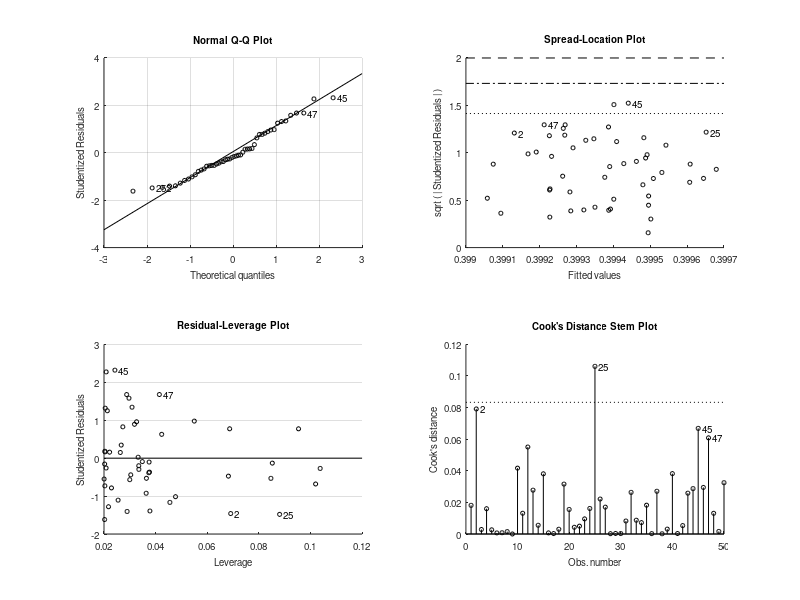

MATLAB code to generate this figure: (Note: this script raises an error after producing the figure.)
% model behavioral variance explained as a function of behavioral persistence
% and true correlation between latent variable of interest with behavior
% Matt Churgin, de Bivort lab 2019
clear all
close all

numflies=50; % number of flies
iters=100; % number of iterations
nsteps=40; % num steps for x-y axis. 40 is a good chioce

behaviorcorr=[0:1/nsteps:1];
trueLatentCorr=[0:1/nsteps:1];

% behavior is assumed to come from a normal distribution
meanBehavior=0.4; % population mean behavioral measurement
standarddevBehavior=0.1; % population behavioral standard deviation 

varianceExplained=zeros(iters,length(behaviorcorr),length(trueLatentCorr));
corrc=zeros(iters,length(behaviorcorr),length(trueLatentCorr));

for i=1:iters
    flyData{i}=zeros(numflies,3,length(behaviorcorr),length(trueLatentCorr));
    for k=1:length(behaviorcorr)
        for kk=1:length(trueLatentCorr)
            
            firstrandomnumber=standarddevBehavior*randn(numflies,1);
            secondrandomnumber=standarddevBehavior*randn(numflies,1);
            thirdrandomnumber=standarddevBehavior*randn(numflies,1);
            
            % generate each fly's behavior measurement
            measuredbehavior=meanBehavior+firstrandomnumber*standarddevBehavior;
            
            % generate expected fly behavior at time of latent predictor measurement (dependent on
            % behavioral persistence correlation value, behaviorcorr(k))
            expectedBehavior=meanBehavior+sqrt(behaviorcorr(k))*firstrandomnumber+sqrt(1-sqrt(behaviorcorr(k))^2)*secondrandomnumber;
            
            % generate ideal behavior predicted from imaging (dependent on
            % true correlation between latent predictor and behavior, trueLatentCorr(kk))
            behaviorPredictionIdeal=meanBehavior+(expectedBehavior-meanBehavior)*sqrt(trueLatentCorr(kk))+thirdrandomnumber*(sqrt(1-sqrt(trueLatentCorr(kk))^2));
            
            flyData{i}(:,:,k,kk)=[measuredbehavior expectedBehavior behaviorPredictionIdeal];
            
            % predict measuredbehavior from behaviorPredictionIdeal
            linmodel=fitlm(flyData{i}(:,3,k,kk),flyData{i}(:,1,k,kk));
            
            % save R^2
            varianceExplained(i,k,kk)=linmodel.Rsquared.Ordinary;
            
            % save corr coefficient
            [r p]=corrcoef(flyData{i}(:,3,k,kk),flyData{i}(:,1,k,kk));
            corrc(i,k,kk)=r(1,2);
        end
    end
    disp(['iteration ' num2str(i) ' of ' num2str(iters)])
end
finalVarianceExplained=squeeze(mean(varianceExplained,1));
finalCorrc=squeeze(mean(corrc,1));
disp('done :)')

save neuralactivitybehavior_model
%%
clear all 
close all
load neuralactivitybehavior_model

figure
imagesc(finalVarianceExplained)
hold on
[C,h] = contour(finalVarianceExplained,[0.1 0.2 0.3 0.4 0.5]);
clabel(C,h,'FontSize',15)
h.LineWidth = 3;
h.LineColor='k';
h.LineStyle=':';
ylabel('behavioral persistence r')
xlabel('neural activity-behavior r')
hcb=colorbar;
title(hcb,'R^2')
set(gca,'XTick',[1:round(size(finalVarianceExplained,2)/10):size(finalVarianceExplained,2)])
set(gca,'YTick',[1:round(size(finalVarianceExplained,1)/10):size(finalVarianceExplained,1)])
set(gca,'XTickLabel',[trueLatentCorr(1:round(length(trueLatentCorr)/10):end)])
set(gca,'YTickLabel',[behaviorcorr(1:round(length(behaviorcorr)/10):end)])
set(gca,'FontSize',15)

%% plot latent variable - behavior correlation as heat map
% y variable is persistence, x variable is measured r-squared
rsquaredbins=20;
latentVariableCorr=NaN*zeros(length(behaviorcorr),rsquaredbins);
for i=1:length(behaviorcorr)
    for j=1:rsquaredbins
        temp=find(finalVarianceExplained(i,:)<(j/rsquaredbins));
        temp2=find(finalVarianceExplained(i,:)>((j-1)/rsquaredbins));
        temp3=intersect(temp,temp2);
        if ~isempty(trueLatentCorr(temp3))
            latentVariableCorr(i,j)=min(trueLatentCorr(temp3));
        end
    end
end


figure
imagesc(latentVariableCorr)
hold on
[C,h] = contour(latentVariableCorr,[0.5 0.75 0.9]);
clabel(C,h,'FontSize',15)
h.LineWidth = 3;
h.LineColor='k';
h.LineStyle=':';
set(gca,'XTick',[1:round(size(latentVariableCorr,2)/10):size(latentVariableCorr,2)])
set(gca,'YTick',[1:round(size(finalVarianceExplained,1)/10):size(finalVarianceExplained,1)])
set(gca,'XTickLabel',[0:round(size(latentVariableCorr,2)/10):(size(latentVariableCorr,2)-1)]/rsquaredbins)
set(gca,'YTickLabel',[behaviorcorr(1:round(length(behaviorcorr)/10):end)])
ylabel('behavior persistence R^2')
xlabel('measured neural activity-behavior R^2')
%hcb=colorbar;
%title(hcb,'true variance of behavior explained by neural activity')
set(gca,'FontSize',15)


g2=latentVariableCorr;
g2(isnan(g2))=-1;
minc = -0.01;
g2=g2-minc;
maxc = 1;
g2=255*g2/maxc;
g2=g2+1;
vectorPixels(g2,parula(256),[0 0 0])

figure
imagesc(zeros(size(latentVariableCorr)))
hold on
[C,h] = contour(latentVariableCorr,[0.5 0.75 0.9]);
clabel(C,h,'FontSize',15)
h.LineWidth = 3;
h.LineColor='k';
h.LineStyle=':';
